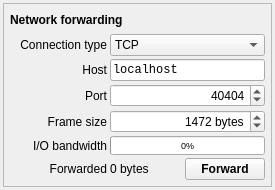
<?xml version="1.0" encoding="UTF-8"?>
<ui version="4.0">
 <class>UDPForwarderUI</class>
 <widget class="QWidget" name="UDPForwarderUI">
  <property name="geometry">
   <rect>
    <x>0</x>
    <y>0</y>
    <width>275</width>
    <height>190</height>
   </rect>
  </property>
  <property name="sizePolicy">
   <sizepolicy hsizetype="Expanding" vsizetype="Preferred">
    <horstretch>0</horstretch>
    <verstretch>0</verstretch>
   </sizepolicy>
  </property>
  <property name="windowTitle">
   <string>Form</string>
  </property>
  <layout class="QGridLayout" name="gridLayout">
   <property name="leftMargin">
    <number>3</number>
   </property>
   <property name="topMargin">
    <number>3</number>
   </property>
   <property name="rightMargin">
    <number>3</number>
   </property>
   <property name="bottomMargin">
    <number>3</number>
   </property>
   <property name="spacing">
    <number>3</number>
   </property>
   <item row="0" column="0">
    <widget class="QFrame" name="frame">
     <property name="frameShape">
      <enum>QFrame::StyledPanel</enum>
     </property>
     <property name="frameShadow">
      <enum>QFrame::Raised</enum>
     </property>
     <layout class="QGridLayout" name="gridLayout_2">
      <property name="leftMargin">
       <number>6</number>
      </property>
      <property name="topMargin">
       <number>6</number>
      </property>
      <property name="rightMargin">
       <number>6</number>
      </property>
      <property name="bottomMargin">
       <number>6</number>
      </property>
      <property name="spacing">
       <number>3</number>
      </property>
      <item row="1" column="2" colspan="3">
       <widget class="QComboBox" name="socketTypeCombo">
        <property name="currentIndex">
         <number>1</number>
        </property>
        <item>
         <property name="text">
          <string>UDP</string>
         </property>
        </item>
        <item>
         <property name="text">
          <string>TCP</string>
         </property>
        </item>
       </widget>
      </item>
      <item row="5" column="2" colspan="3">
       <widget class="QProgressBar" name="ioBwProgress">
        <property name="styleSheet">
         <string notr="true">font-size: 7pt;</string>
        </property>
        <property name="value">
         <number>0</number>
        </property>
        <property name="textVisible">
         <bool>true</bool>
        </property>
       </widget>
      </item>
      <item row="7" column="2">
       <widget class="QLabel" name="txLenLabel">
        <property name="text">
         <string>0 bytes</string>
        </property>
       </widget>
      </item>
      <item row="2" column="2" colspan="3">
       <widget class="QLineEdit" name="hostEdit">
        <property name="font">
         <font>
          <family>Monospace</family>
         </font>
        </property>
        <property name="text">
         <string>localhost</string>
        </property>
        <property name="readOnly">
         <bool>false</bool>
        </property>
       </widget>
      </item>
      <item row="3" column="0" colspan="2">
       <widget class="QLabel" name="label">
        <property name="text">
         <string>Port</string>
        </property>
        <property name="alignment">
         <set>Qt::AlignRight|Qt::AlignTrailing|Qt::AlignVCenter</set>
        </property>
       </widget>
      </item>
      <item row="4" column="0" colspan="2">
       <widget class="QLabel" name="label_2">
        <property name="text">
         <string>Frame size</string>
        </property>
        <property name="alignment">
         <set>Qt::AlignRight|Qt::AlignTrailing|Qt::AlignVCenter</set>
        </property>
       </widget>
      </item>
      <item row="5" column="0" colspan="2">
       <widget class="QLabel" name="label_26">
        <property name="text">
         <string>I/O bandwidth</string>
        </property>
        <property name="alignment">
         <set>Qt::AlignRight|Qt::AlignTrailing|Qt::AlignVCenter</set>
        </property>
       </widget>
      </item>
      <item row="7" column="4">
       <widget class="QPushButton" name="udpStartStopButton">
        <property name="styleSheet">
         <string notr="true">font-weight: bold;</string>
        </property>
        <property name="text">
         <string>Forward</string>
        </property>
        <property name="checkable">
         <bool>true</bool>
        </property>
       </widget>
      </item>
      <item row="0" column="0" colspan="3">
       <widget class="QLabel" name="label_18">
        <property name="text">
         <string>&lt;html&gt;&lt;head/&gt;&lt;body&gt;&lt;p&gt;&lt;span style=&quot; font-weight:600;&quot;&gt;Network forwarding&lt;/span&gt;&lt;/p&gt;&lt;/body&gt;&lt;/html&gt;</string>
        </property>
       </widget>
      </item>
      <item row="1" column="0" colspan="2">
       <widget class="QLabel" name="label_3">
        <property name="text">
         <string>Connection type</string>
        </property>
        <property name="alignment">
         <set>Qt::AlignRight|Qt::AlignTrailing|Qt::AlignVCenter</set>
        </property>
       </widget>
      </item>
      <item row="3" column="2" colspan="3">
       <widget class="QSpinBox" name="portSpin">
        <property name="alignment">
         <set>Qt::AlignRight|Qt::AlignTrailing|Qt::AlignVCenter</set>
        </property>
        <property name="minimum">
         <number>1</number>
        </property>
        <property name="maximum">
         <number>65535</number>
        </property>
        <property name="value">
         <number>40404</number>
        </property>
       </widget>
      </item>
      <item row="4" column="2" colspan="3">
       <widget class="QSpinBox" name="frameLen">
        <property name="alignment">
         <set>Qt::AlignRight|Qt::AlignTrailing|Qt::AlignVCenter</set>
        </property>
        <property name="suffix">
         <string> bytes</string>
        </property>
        <property name="minimum">
         <number>1</number>
        </property>
        <property name="maximum">
         <number>65507</number>
        </property>
        <property name="value">
         <number>1472</number>
        </property>
       </widget>
      </item>
      <item row="2" column="0" colspan="2">
       <widget class="QLabel" name="label_28">
        <property name="text">
         <string>Host</string>
        </property>
        <property name="alignment">
         <set>Qt::AlignRight|Qt::AlignTrailing|Qt::AlignVCenter</set>
        </property>
       </widget>
      </item>
      <item row="7" column="3">
       <widget class="QFrame" name="frame_2">
        <property name="minimumSize">
         <size>
          <width>22</width>
          <height>22</height>
         </size>
        </property>
        <property name="maximumSize">
         <size>
          <width>22</width>
          <height>22</height>
         </size>
        </property>
        <property name="frameShape">
         <enum>QFrame::NoFrame</enum>
        </property>
        <property name="frameShadow">
         <enum>QFrame::Raised</enum>
        </property>
        <layout class="QGridLayout" name="spinGrid">
         <property name="leftMargin">
          <number>0</number>
         </property>
         <property name="topMargin">
          <number>0</number>
         </property>
         <property name="rightMargin">
          <number>0</number>
         </property>
         <property name="bottomMargin">
          <number>0</number>
         </property>
         <property name="spacing">
          <number>0</number>
         </property>
        </layout>
       </widget>
      </item>
      <item row="7" column="0" colspan="2">
       <widget class="QLabel" name="label_30">
        <property name="text">
         <string>Forwarded</string>
        </property>
        <property name="alignment">
         <set>Qt::AlignRight|Qt::AlignTrailing|Qt::AlignVCenter</set>
        </property>
       </widget>
      </item>
     </layout>
    </widget>
   </item>
  </layout>
 </widget>
 <resources/>
 <connections/>
</ui>
